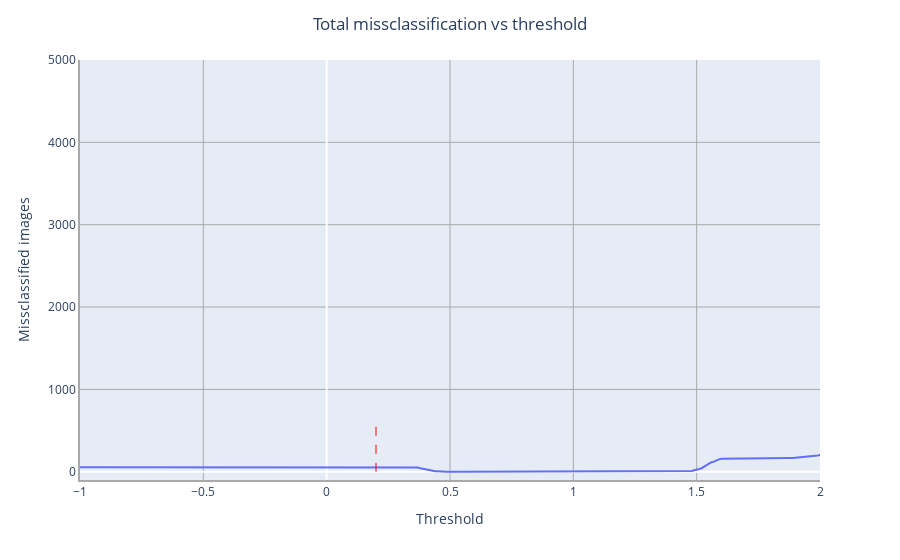

Notebook code cell kept with this figure:
### Code cell
import plotly.express as px

# create the line plot
fig = px.line(x=my_list, y=final)

# set the x-axis range to -1 to 1 and y-axis range to -100 to 2500
fig.update_xaxes(range=[-1, 2])
fig.update_yaxes(range=[-100, 5000])

# add a vertical line at x=0.2
fig.add_shape(type='line', x0=0.2, x1=0.2,
              y0=0, y1=max(final),
              line=dict(color='red', width=1, dash='dash'),
              name='Minimum Number of Misclassification')

fig.update_layout(
    title={
        'text': 'Total missclassification vs threshold',
        'x': 0.5,
        'xanchor': 'center'
    },
    xaxis_title='Threshold',
    yaxis_title='Missclassified images',
    xaxis=dict(showgrid=True, gridwidth=1, gridcolor='DarkGray', linecolor='DarkGray', linewidth=2),
    yaxis=dict(showgrid=True, gridwidth=1, gridcolor='DarkGray', linecolor='DarkGray', linewidth=2),
    showlegend=True
)
# display the plot
fig.show()

### Figure 1 — Plotly figure (JSON) as saved in the notebook; plotly's stock layout.template omitted (floating-point values rounded to 4 significant figures; data arrays with more than 128 entries replaced by an {"elided": "..."} marker saying what was removed)
{"data": [{"hovertemplate": "x=%{x}<br>y=%{y}<extra></extra>", "legendgroup": "", "line": {"color": "#636efa", "dash": "solid"}, "marker": {"symbol": "circle"}, "mode": "lines", "name": "", "orientation": "v", "showlegend": false, "type": "scatter", "x": {"elided": "601 float values"}, "xaxis": "x", "y": {"elided": "601 int values"}, "yaxis": "y"}], "layout": {"legend": {"tracegroupgap": 0}, "margin": {"t": 60}, "shapes": [{"line": {"color": "red", "dash": "dash", "width": 1}, "name": "Minimum Number of Misclassification", "type": "line", "x0": 0.2, "x1": 0.2, "y0": 0, "y1": 596}], "showlegend": true, "title": {"text": "Total missclassification vs threshold", "x": 0.5, "xanchor": "center"}, "xaxis": {"anchor": "y", "domain": [0, 1], "gridcolor": "DarkGray", "gridwidth": 1, "linecolor": "DarkGray", "linewidth": 2, "range": [-1, 2], "showgrid": true, "title": {"text": "Threshold"}}, "yaxis": {"anchor": "x", "domain": [0, 1], "gridcolor": "DarkGray", "gridwidth": 1, "linecolor": "DarkGray", "linewidth": 2, "range": [-100, 5000], "showgrid": true, "title": {"text": "Missclassified images"}}}}
